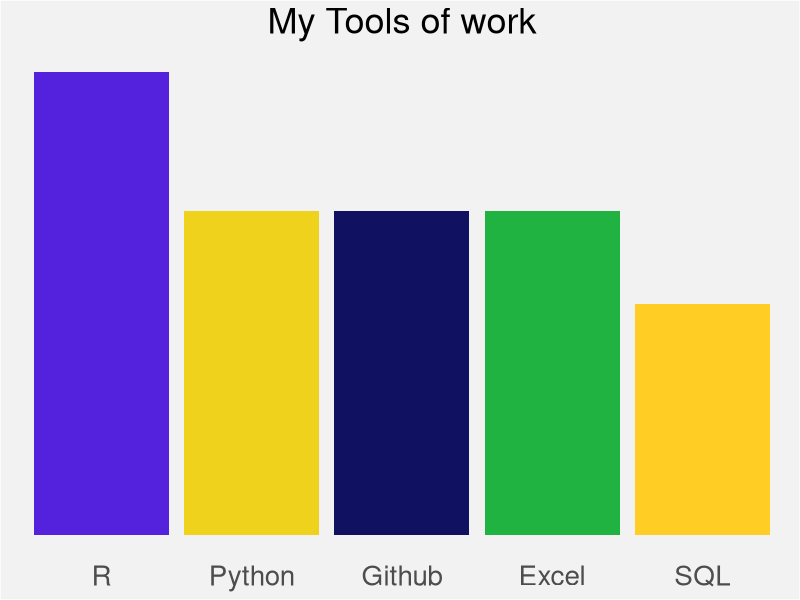

Write the R code that produced this figure.
## ---- chunk 1
library(ggplot2)
ggplot(data = data.frame("lang" = c("R", "Python", "Github", "Excel", "SQL"), "y" = c(100, 70, 70, 70, 50)),
                aes(x = lang, y = y, fill = lang)) +
  geom_bar(stat = "identity") +
  scale_fill_manual(values = c("#20B341", "#111161", "#EED21C", "#5421DC", "#FFCD24")) +
  scale_x_discrete(limits = c("R", "Python", "Github", "Excel", "SQL")) +
  labs(title = "My Tools of work") +
  theme(axis.title = element_blank(),
        axis.text.y = element_blank(),
        axis.text.x = element_text(size = 20),
        panel.grid = element_blank(),
        plot.background = element_rect(fill = "#f2f2f2"),
        panel.background = element_rect(fill = "#f2f2f2"),
        axis.ticks = element_blank(),
        plot.title = element_text(size = 26, hjust = 0.5),
        legend.position = "none")
